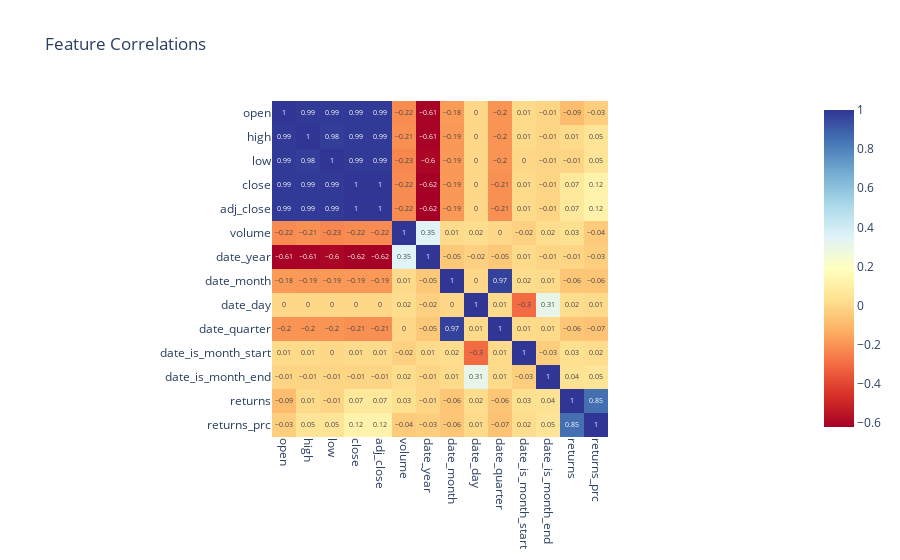

Notebook source saved alongside this figure:
### Markdown cell above
Adj Close(target Variable) shows high positive dependency on open,low,high,close and negative dependancy on Volume as expected. But to our surprise it show dependency on the month and the quater of the year.

### Code cell
fig = px.imshow(
    correlations.round(2), 
    text_auto=True, 
    color_continuous_scale='RdYlBu', 
    title="Feature Correlations"
)

fig.update_xaxes(tickangle=90)
fig.show()

### Figure 1 — Plotly figure (JSON) as saved in the notebook; plotly's stock layout.template omitted (floating-point values rounded to 4 significant figures; data arrays with more than 128 entries replaced by an {"elided": "..."} marker saying what was removed)
{"data": [{"coloraxis": "coloraxis", "hovertemplate": "x: %{x}<br>y: %{y}<br>color: %{z}<extra></extra>", "name": "0", "texttemplate": "%{z}", "type": "heatmap", "x": ["open", "high", "low", "close", "adj_close", "volume", "date_year", "date_month", "date_day", "date_quarter", "date_is_month_start", "date_is_month_end", "returns", "returns_prc"], "xaxis": "x", "y": ["open", "high", "low", "close", "adj_close", "volume", "date_year", "date_month", "date_day", "date_quarter", "date_is_month_start", "date_is_month_end", "returns", "returns_prc"], "yaxis": "y", "z": {"elided": "14x14 float values"}}], "layout": {"coloraxis": {"colorscale": [[0, "rgb(165,0,38)"], [0.1, "rgb(215,48,39)"], [0.2, "rgb(244,109,67)"], [0.3, "rgb(253,174,97)"], [0.4, "rgb(254,224,144)"], [0.5, "rgb(255,255,191)"], [0.6, "rgb(224,243,248)"], [0.7, "rgb(171,217,233)"], [0.8, "rgb(116,173,209)"], [0.9, "rgb(69,117,180)"], [1, "rgb(49,54,149)"]]}, "title": {"text": "Feature Correlations"}, "xaxis": {"anchor": "y", "constrain": "domain", "domain": [0, 1], "scaleanchor": "y", "tickangle": 90}, "yaxis": {"anchor": "x", "autorange": "reversed", "constrain": "domain", "domain": [0, 1]}}}
